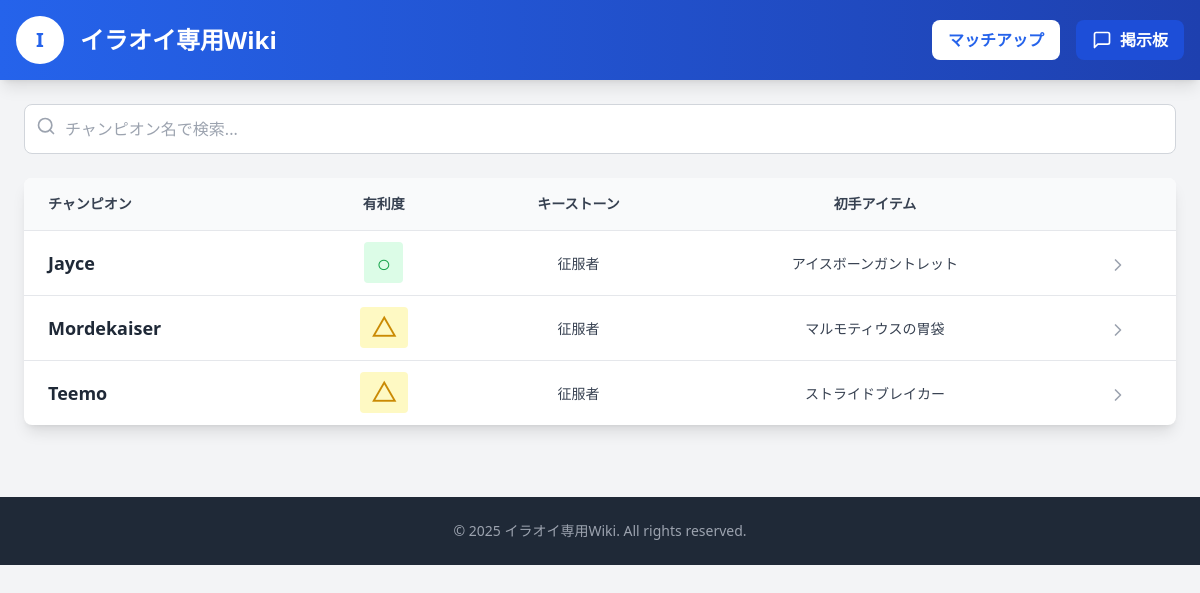
The page / on the database its author committed.
### tables this page shows
CREATE TABLE IF NOT EXISTS illaoi_matchup_summary (
    enemy_champ_id INT PRIMARY KEY,
    advantage CHAR(1) NOT NULL,
    first_item_id INT NOT NULL,
    rune_page_id INT NOT NULL,

    FOREIGN KEY (enemy_champ_id)
        REFERENCES champ_data(id),

    FOREIGN KEY (first_item_id)
        REFERENCES items(id),

    FOREIGN KEY (rune_page_id)
        REFERENCES rune_pages(id)
);

CREATE TABLE IF NOT EXISTS champ_data (
    id INT PRIMARY KEY AUTO_INCREMENT,
    champ_name VARCHAR(100) UNIQUE NOT NULL
);

CREATE TABLE IF NOT EXISTS runes (
    id INT PRIMARY KEY AUTO_INCREMENT,
    rune_name VARCHAR(100) NOT NULL,
    rune_tree VARCHAR(50) NOT NULL
);

CREATE TABLE IF NOT EXISTS items (
    id INT PRIMARY KEY AUTO_INCREMENT,
    item_name VARCHAR(100) UNIQUE NOT NULL
);

### htdocs/pages/matchups.php (the view, shortened to what this page needs)
<?php
$database = new Database();
$db = $database->getConnection();
$search = isset($_GET['search']) ? $_GET['search'] : '';
$query = "
    SELECT
        c.id,
        c.champ_name,
        s.advantage,
        r.rune_name AS keystone_name,
        i.item_name AS first_item_name
    FROM illaoi_matchup_summary s
    JOIN champ_data c ON c.id = s.enemy_champ_id
    JOIN rune_pages rp ON rp.id = s.rune_page_id
    JOIN runes r ON r.id = rp.keystone_rune_id
    JOIN items i ON i.id = s.first_item_id
";
$query .= " ORDER BY c.champ_name";
$stmt = $db->prepare($query);
$stmt->execute();
$matchups = $stmt->fetchAll(PDO::FETCH_ASSOC);
function getAdvantageColor($advantage) {
    switch($advantage) {
        case '○': return 'text-green-600';
        case '△': return 'text-yellow-600';
    }
}
function getAdvantageBgColor($advantage) {
    switch($advantage) {
        case '○': return 'bg-green-100';
        case '△': return 'bg-yellow-100';
    }
}
?>
<div class="max-w-7xl mx-auto p-6">
    <div class="mb-6">
        <form method="GET" action="index.php" class="relative">
            <svg class="absolute left-3 top-3 text-gray-400" xmlns="http://www.w3.org/2000/svg" width="20" height="20" viewBox="0 0 24 24" fill="none" stroke="currentColor" stroke-width="2" stroke-linecap="round" stroke-linejoin="round">
                <circle cx="11" cy="11" r="8"></circle>
                <path d="m21 21-4.35-4.35"></path>
            </svg>
            <input
                type="text"
                name="search"
                placeholder="チャンピオン名で検索..."
                value="<?php echo htmlspecialchars($search); ?>"
                class="w-full pl-10 pr-4 py-3 rounded-lg border border-gray-300 focus:outline-none focus:ring-2 focus:ring-blue-500"
            />
        </form>
    </div>
    <div class="bg-white rounded-lg shadow-lg overflow-hidden">
        <table class="w-full">
            <thead class="bg-gray-50 border-b">
                <tr>
                    <th class="px-6 py-4 text-left text-sm font-semibold text-gray-700">チャンピオン</th>
                    <th class="px-6 py-4 text-center text-sm font-semibold text-gray-700">有利度</th>
                    <th class="px-6 py-4 text-center text-sm font-semibold text-gray-700">キーストーン</th>
                    <th class="px-6 py-4 text-center text-sm font-semibold text-gray-700">初手アイテム</th>
                    <th class="px-6 py-4 text-center text-sm font-semibold text-gray-700"></th>
                </tr>
            </thead>
            <tbody class="divide-y divide-gray-200">
                <?php foreach ($matchups as $matchup): ?>
                <tr class="hover:bg-gray-50 cursor-pointer transition" onclick="location.href='?id=<?php echo $matchup['id']; ?>'">
                    <td class="px-6 py-4">
                        <span class="font-semibold text-gray-800 text-lg"><?php echo htmlspecialchars($matchup['champ_name']); ?></span>
                    </td>
                    <td class="px-6 py-4 text-center">
                        <span class="text-2xl font-bold <?php echo getAdvantageColor($matchup['advantage']); ?> <?php echo getAdvantageBgColor($matchup['advantage']); ?> px-3 py-1 rounded">
                            <?php echo htmlspecialchars($matchup['advantage']); ?>
                        </span>
                    </td>
                    <td class="px-6 py-4 text-center">
                        <span class="text-sm font-medium text-gray-700"><?php echo htmlspecialchars($matchup['keystone_name']); ?></span>
                    </td>
                    <td class="px-6 py-4 text-center">
                        <span class="text-sm font-medium text-gray-700"><?php echo htmlspecialchars($matchup['first_item_name']); ?></span>
                    </td>
                    <td class="px-6 py-4 text-center">
                        <svg class="text-gray-400 inline" xmlns="http://www.w3.org/2000/svg" width="20" height="20" viewBox="0 0 24 24" fill="none" stroke="currentColor" stroke-width="2" stroke-linecap="round" stroke-linejoin="round">
                            <polyline points="9 18 15 12 9 6"></polyline>
                        </svg>
                    </td>
                </tr>
                <?php endforeach; ?>
            </tbody>
        </table>
    </div>
</div>

### htdocs/includes/header.php (shortened to what this page needs)
<!DOCTYPE html>
<html lang="ja">
<head>
    <script src="https://cdn.tailwindcss.com"></script>
</head>
<body class="bg-gray-100">
    <header class="bg-gradient-to-r from-blue-600 to-blue-800 text-white shadow-lg">
        <div class="max-w-7xl mx-auto px-4 py-4">
            <div class="flex items-center justify-between">
                <div class="flex items-center gap-4">
                    <div class="w-12 h-12 bg-white rounded-full flex items-center justify-center text-blue-600 font-bold text-xl">
                        I
                    </div>
                    <h1 class="text-2xl font-bold">イラオイ専用Wiki</h1>
                </div>
                <nav class="flex gap-4">
                    <a href="index.php" class="px-4 py-2 rounded-lg font-semibold transition <?php echo (!isset($_GET['page']) || $_GET['page'] == 'matchups') ? 'bg-white text-blue-600' : 'bg-blue-700 hover:bg-blue-600'; ?>">
                        マッチアップ
                    </a>
                    <a href="?page=forum" class="px-4 py-2 rounded-lg font-semibold transition flex items-center gap-2 <?php echo (isset($_GET['page']) && $_GET['page'] == 'forum') ? 'bg-white text-blue-600' : 'bg-blue-700 hover:bg-blue-600'; ?>">
                        <svg xmlns="http://www.w3.org/2000/svg" width="20" height="20" viewBox="0 0 24 24" fill="none" stroke="currentColor" stroke-width="2" stroke-linecap="round" stroke-linejoin="round">
                            <path d="M21 15a2 2 0 0 1-2 2H7l-4 4V5a2 2 0 0 1 2-2h14a2 2 0 0 1 2 2z"></path>
                        </svg>
                        掲示板
                    </a>
                </nav>
            </div>
        </div>
    </header>

### htdocs/index.php (shortened to what this page needs)
<?php
$page = isset($_GET['page']) ? $_GET['page'] : 'matchups';
$champ_id = isset($_GET['id']) ? intval($_GET['id']) : null;
include 'includes/header.php';
if ($page === 'forum') {
    include 'pages/forum.php';
} elseif ($champ_id) {
    include 'pages/detail.php';
} else {
    include 'pages/matchups.php';
}
include 'includes/footer.php';
?>

### htdocs/includes/footer.php
<footer class="bg-gray-800 text-white mt-12">
        <div class="max-w-7xl mx-auto px-4 py-6 text-center">
            <p class="text-sm text-gray-400">© 2025 イラオイ専用Wiki. All rights reserved.</p>
        </div>
    </footer>
</body>
</html>

### rows shown on the page
illaoi_matchup_summary: enemy_champ_id.champ_name "Jayce", advantage "○", runes.rune_name "征服者", first_item.item_name "アイスボーンガントレット"
illaoi_matchup_summary: enemy_champ_id.champ_name "Mordekaiser", advantage "△", runes.rune_name "征服者", first_item.item_name "マルモティウスの胃袋"
illaoi_matchup_summary: enemy_champ_id.champ_name "Teemo", advantage "△", runes.rune_name "征服者", first_item.item_name "ストライドブレイカー"
